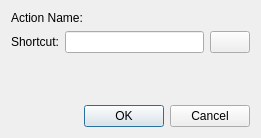
<?xml version="1.0" encoding="UTF-8"?>
<ui version="4.0">
 <class>ActionEditorDialog</class>
 <widget class="QDialog" name="ActionEditorDialog">
  <property name="geometry">
   <rect>
    <x>0</x>
    <y>0</y>
    <width>261</width>
    <height>138</height>
   </rect>
  </property>
  <property name="windowTitle">
   <string>Edit Shortcut</string>
  </property>
  <property name="toolTip">
   <string>Type a sequence to bind to this action</string>
  </property>
  <layout class="QVBoxLayout" name="verticalLayout">
   <item>
    <widget class="QLabel" name="m_actionNameLabel">
     <property name="text">
      <string>Action Name:</string>
     </property>
    </widget>
   </item>
   <item>
    <layout class="QHBoxLayout" name="horizontalLayout">
     <item>
      <widget class="QLabel" name="label">
       <property name="text">
        <string>Shortcut:</string>
       </property>
      </widget>
     </item>
     <item>
      <widget class="QLineEdit" name="m_shortcutLineEdit">
       <property name="enabled">
        <bool>true</bool>
       </property>
       <property name="mouseTracking">
        <bool>false</bool>
       </property>
       <property name="focusPolicy">
        <enum>Qt::NoFocus</enum>
       </property>
       <property name="readOnly">
        <bool>true</bool>
       </property>
      </widget>
     </item>
     <item>
      <widget class="QPushButton" name="m_clearButton">
       <property name="toolTip">
        <string>Clear</string>
       </property>
       <property name="text">
        <string/>
       </property>
       <property name="icon">
        <iconset resource="../icons/icons.qrc">
         <normaloff>:/icons/edit-clear.png</normaloff>:/icons/edit-clear.png</iconset>
       </property>
      </widget>
     </item>
    </layout>
   </item>
   <item>
    <spacer name="verticalSpacer">
     <property name="orientation">
      <enum>Qt::Vertical</enum>
     </property>
     <property name="sizeHint" stdset="0">
      <size>
       <width>20</width>
       <height>22</height>
      </size>
     </property>
    </spacer>
   </item>
   <item>
    <widget class="QDialogButtonBox" name="buttonBox">
     <property name="orientation">
      <enum>Qt::Horizontal</enum>
     </property>
     <property name="standardButtons">
      <set>QDialogButtonBox::Cancel|QDialogButtonBox::Ok</set>
     </property>
    </widget>
   </item>
  </layout>
 </widget>
 <resources>
  <include location="../icons/icons.qrc"/>
 </resources>
 <connections>
  <connection>
   <sender>buttonBox</sender>
   <signal>accepted()</signal>
   <receiver>ActionEditorDialog</receiver>
   <slot>accept()</slot>
   <hints>
    <hint type="sourcelabel">
     <x>248</x>
     <y>254</y>
    </hint>
    <hint type="destinationlabel">
     <x>157</x>
     <y>274</y>
    </hint>
   </hints>
  </connection>
  <connection>
   <sender>buttonBox</sender>
   <signal>rejected()</signal>
   <receiver>ActionEditorDialog</receiver>
   <slot>reject()</slot>
   <hints>
    <hint type="sourcelabel">
     <x>316</x>
     <y>260</y>
    </hint>
    <hint type="destinationlabel">
     <x>286</x>
     <y>274</y>
    </hint>
   </hints>
  </connection>
 </connections>
</ui>
